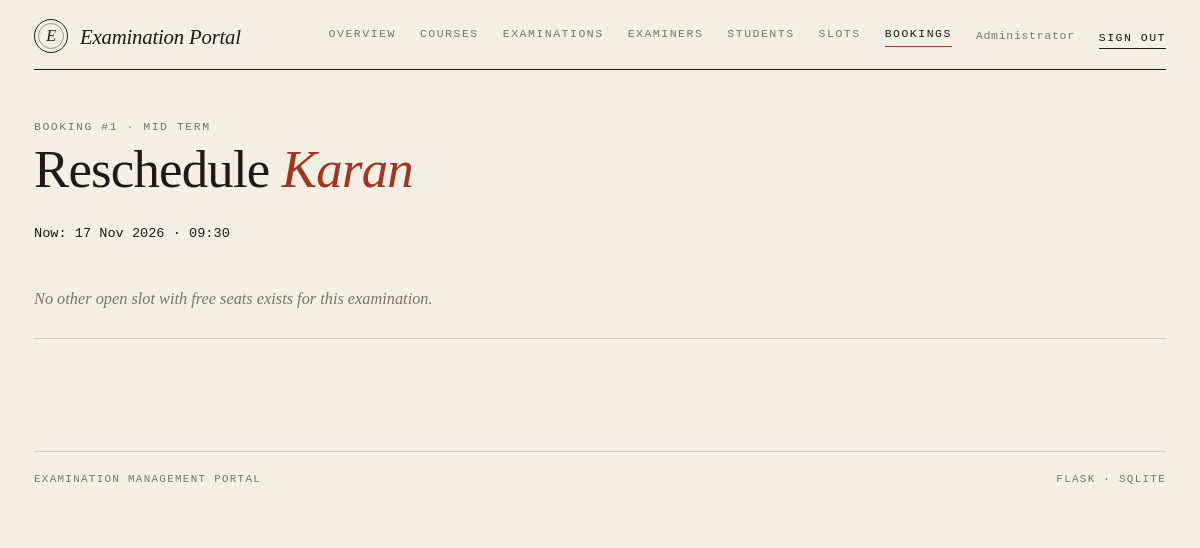
/admin/bookings/1/reschedule (signed in), run on the app's committed database.
### tables this page shows
CREATE TABLE users (
    id            INTEGER PRIMARY KEY AUTOINCREMENT,
    email         TEXT NOT NULL UNIQUE,
    password_hash TEXT NOT NULL,
    role          TEXT NOT NULL CHECK (role IN ('admin','examiner','student')),
    full_name     TEXT NOT NULL,
    phone         TEXT,
    department    TEXT,
    status        TEXT NOT NULL DEFAULT 'active'
                  CHECK (status IN ('active','pending','inactive')),
    created_on    TEXT NOT NULL DEFAULT (date('now','localtime'))
);

CREATE TABLE slots (
    id              INTEGER PRIMARY KEY AUTOINCREMENT,
    exam_id         INTEGER NOT NULL REFERENCES exams(id) ON DELETE CASCADE,
    examiner_id     INTEGER NOT NULL REFERENCES users(id),
    date            TEXT NOT NULL,
    start_time      TEXT NOT NULL,
    end_time        TEXT NOT NULL,
    capacity        INTEGER NOT NULL CHECK (capacity > 0),
    available_seats INTEGER NOT NULL,
    status          TEXT NOT NULL DEFAULT 'Available'
                    CHECK (status IN ('Available','Full','Cancelled','Completed'))
);

### routes/admin.py (the view, shortened to what this page needs)
@bp.route("/bookings/<int:bid>/reschedule", methods=["GET", "POST"])
def reschedule(bid):
    db = get_db()
    b = db.execute(
        "SELECT b.*, u.full_name AS student, e.name AS exam, s.date, s.start_time "
        "FROM bookings b JOIN users u ON u.id=b.student_id JOIN exams e ON e.id=b.exam_id "
        "JOIN slots s ON s.id=b.slot_id WHERE b.id=?", (bid,)).fetchone()
    if not b:
        abort(404)
    if b["status"] != "Booked":
        flash("Only active bookings can be rescheduled.", "error")
        return redirect(url_for("admin.bookings"))
    options = db.execute(
        "SELECT s.*, u.full_name AS examiner FROM slots s JOIN users u ON u.id=s.examiner_id "
        "WHERE s.exam_id=? AND s.status='Available' AND s.available_seats>0 AND s.id!=? "
        "ORDER BY s.date, s.start_time", (b["exam_id"], b["slot_id"])).fetchall()
    return render_template("admin/reschedule.html", b=b, options=options)

### db.py (called while the page is built)
def _connect(path):
    con = sqlite3.connect(path, isolation_level=None)  # we manage transactions
    con.row_factory = sqlite3.Row
    con.execute("PRAGMA foreign_keys = ON")
    return con

def get_db():
    if "db" not in g:
        g.db = _connect(current_app.config["DATABASE"])
    return g.db

### logic.py (called while the page is built)
def csrf_token():
    if "_csrf" not in session:
        session["_csrf"] = secrets.token_hex(16)
    return session["_csrf"]

def csrf_field():
    return Markup('<input type="hidden" name="_csrf" value="%s">' % csrf_token())

### routes/admin.py (called while the page is built)
@bp.before_request
def guard():
    if not g.user:
        return redirect(url_for("auth.login"))
    if g.user["role"] != "admin":
        abort(403)

### templates/admin/reschedule.html (shortened to what this page needs)
{% extends 'base.html' %}
{% from 'macros.html' import head %}
{% block body %}
{{ head('Booking #' ~ b.id ~ ' · ' ~ b.exam, 'Reschedule', b.student) }}
<p class="mono">Now: {{ b.date|dmy }} · {{ b.start_time }}</p>
{% if options %}
<form method="post" class="form-narrow">
  {{ csrf_field() }}
  <div class="mb-4"><label class="form-label" for="slot_id">Move to</label>
    <select class="form-select" id="slot_id" name="slot_id">
      {% for s in options %}<option value="{{ s.id }}">{{ s.date|dmy }} · {{ s.start_time }}–{{ s.end_time }} · {{ s.examiner }} · {{ s.available_seats }} seat(s)</option>{% endfor %}
    </select></div>
  <button class="btn btn-ink">Move booking</button>
  <a class="act ms-3" href="{{ url_for('admin.bookings') }}">cancel</a>
</form>
{% else %}<div class="empty">No other open slot with free seats exists for this examination.</div>{% endif %}
{% endblock %}

### templates/macros.html (shortened to what this page needs)
{% macro head(eyebrow, title, em='', lede='') %}
<div class="page-head">
  <div class="eyebrow">{{ eyebrow }}</div>
  <h1 class="title">{{ title }}{% if em %} <em>{{ em }}</em>{% endif %}</h1>
</div>
{% endmacro %}

### templates/nav.html
{% set links = {
  'admin': [('admin.dashboard','Overview'),('admin.courses','Courses'),('admin.exams','Examinations'),
            ('admin.examiners','Examiners'),('admin.students','Students'),('admin.slots','Slots'),
            ('admin.bookings','Bookings')],
  'examiner': [('examiner.dashboard','Overview')],
  'student': [('student.dashboard','Overview'),('student.exams','Examinations'),
              ('student.bookings','Bookings'),('student.results','Results'),('student.profile','Profile')]
} %}
<header class="site-nav">
  <a class="brand" href="{{ url_for('auth.index') }}"><span class="seal">E</span>Examination Portal</a>
  <nav class="nav-links">
    {% if g.user and not (g.user.role == 'examiner' and g.user.status != 'active') %}
      {% for ep, label in links[g.user.role] %}
        {% set u = url_for(ep) %}
        <a href="{{ u }}" class="{{ 'on' if ((request.path == u) if loop.first else request.path.startswith(u)) }}">{{ label }}</a>
      {% endfor %}
    {% endif %}
    {% if g.user %}
      <span class="who">{{ g.user.full_name }}</span>
      <form method="post" action="{{ url_for('auth.logout') }}" class="d-inline">{{ csrf_field() }}
        <button class="act">Sign out</button></form>
    {% endif %}
  </nav>
</header>

### static/css/style.css (style rules this page uses)
:root { --paper: #f3efe4; --paper-2: #e9e3d1; --ink: #1d1b18; --muted: #7b7566; --rule: #d3cbb8; --accent: #a3341f; --ok: #4a6741; --warn: #a67c1f; --serif: "Iowan Old Style", "Palatino Linotype", Palatino, "Book Antiqua", Georgia, serif; --mono: ui-monospace, "SF Mono", "Cascadia Mono", Menlo, Consolas, monospace; }
html, body { background: var(--paper); }
body { color: var(--ink); font-family: var(--serif); font-size: 1.02rem; line-height: 1.6; -webkit-font-smoothing: antialiased; }
a { color: var(--ink); text-decoration-color: var(--accent); text-underline-offset: 3px; }
h1, h2, h3 { font-weight: 400; letter-spacing: -0.015em; }
.mono { font-family: var(--mono); font-size: .85rem; }
.site-nav { display: flex; flex-wrap: wrap; gap: .8rem 2rem; align-items: center; justify-content: space-between; padding: 1.2rem 0 1rem; border-bottom: 1px solid var(--ink); }
.brand { display: flex; align-items: center; gap: .75rem; text-decoration: none; font-style: italic; font-size: 1.3rem; letter-spacing: -.01em; }
.seal { width: 34px; height: 34px; border: 1px solid var(--ink); border-radius: 50%; display: grid; place-items: center; position: relative; font-size: 1rem; }
.seal::after { content: ""; position: absolute; inset: 3px; border: 1px solid var(--ink); border-radius: 50%; opacity: .4; }
.nav-links { display: flex; flex-wrap: wrap; gap: .4rem 1.5rem; align-items: center; }
.nav-links a, .act, .eyebrow, .btn, th, .st, .form-label { font-family: var(--mono); font-size: .72rem; letter-spacing: .13em; text-transform: uppercase; }
.nav-links a { color: var(--muted); text-decoration: none; padding-bottom: 3px; border-bottom: 1px solid transparent; }
.nav-links a:hover, .nav-links a.on { color: var(--ink); }
.nav-links a.on { border-bottom-color: var(--accent); }
.who { font-family: var(--mono); font-size: .72rem; color: var(--muted); letter-spacing: .06em; }
.eyebrow { color: var(--muted); }
.page-head { margin: 3rem 0 1.6rem; }
.title { font-size: clamp(2.1rem, 4.4vw, 3.4rem); line-height: 1.04; margin: .35rem 0 0; }
.title em, h2 em { color: var(--accent); }
.empty { padding: 1.6rem 0; color: var(--muted); font-style: italic; border-bottom: 1px solid var(--rule); }
.act { color: var(--ink); text-decoration: none; border: 0; background: none; padding: 0; border-bottom: 1px solid var(--ink); margin-right: 1rem; cursor: pointer; }
.act:last-child { margin-right: 0; }

### data on the page
users: user.full_name "Administrator"
users: full_name "Karan"
slots: date|dmy "17 Nov 2026", start_time "09:30"

### other printed values
{{ label }} "OVERVIEW" "COURSES" "EXAMINATIONS" "EXAMINERS" "STUDENTS" "SLOTS" "BOOKINGS"
{{ eyebrow }} "BOOKING #1 · MID TERM"
{{ title }} "Reschedule"
